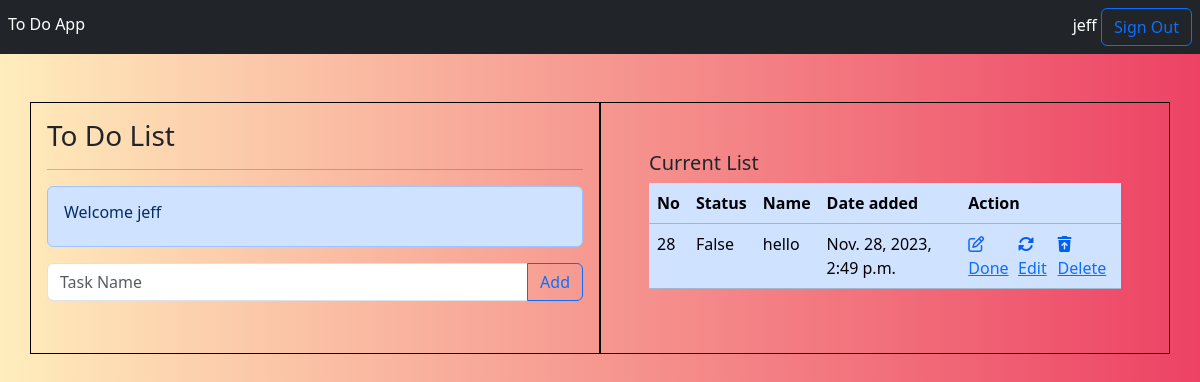
The page / (signed in) on the database its author committed.
### reminderapp/models.py (models this page shows, shortened)
class Todos(Model):
    name=CharField(max_length=200)
    date=DateTimeField(auto_now_add=True)
    user=ForeignKey(User,on_delete=CASCADE)
    status=BooleanField(default=False)

### reminderapp/views.py (the view, shortened to what this page needs)
# urls.py: path('',HomeView.as_view(),name='home'),
@method_decorator(signin_required,name='dispatch')
class HomeView(View):
    def get(self,request,*args,**kwargs):
        form=TodoForm()
        user_data=Todos.objects.filter(user=request.user).order_by('status')
        return render(request,'home.html',{'form':form,'user_data':user_data})

### reminderapp/forms.py
class TodoForm(ModelForm):
    class Meta:
        model=Todos
        fields=['name']

### reminderapp/templates/home.html (shortened to what this page needs)
<!DOCTYPE html>
<html lang="en">
<head>
    <link href="https://cdn.jsdelivr.net/npm/bootstrap@5.3.2/dist/css/bootstrap.min.css" rel="stylesheet">
    <link rel="stylesheet" href="https://cdnjs.cloudflare.com/ajax/libs/font-awesome/6.4.2/css/all.min.css" />
</head>
<body>
    <nav  class="bg-dark d-flex p-2">
        <div class="text-white mt-1">To Do App</div>
        <div class="ms-auto">
            <span class="text-white">{{request.user}}</span>
            <a type="button" href="{%url 'signout'%}" class="btn btn-outline-primary">Sign Out</a>
        </div>
    </nav>
    <div class="container">
        <div class="row mt-5">
            <div class="col-lg-6 col-12 border border-black p-3">
                <h3>To Do List</h3>
                <hr>
                <div class="alert alert-primary" role="alert">
                    <h6>Welcome {{request.user}}</h6>
                </div>
                <div>
                 <form action="" method="post" >
                    <div class="input-group mb-3">
                        <input type="text" class="form-control" name="name" placeholder="Task Name" aria-label="Name" aria-describedby="button-addon2">
                        <button class="btn btn-outline-primary" type="submit" id="button-addon2">Add</button>
                      </div>
                 </form>
                </div>
                </div>
            <div class="col-lg-6 col-12 border border-black p-5">
                <h5>Current List</h5>
                  <table class="table table-primary">
                    <tr>
                        <th>No</th>
                        <th>Status</th>
                        <th>Name</th>
                        <th>Date added</th>
                        <th>Action</th>
                    </tr>
                    {%for i in user_data%}
                    <tr>
                        <td>{{i.id}}</td>
                        <td>{{i.status}}</td>
                        <td>
                            {%if i.status == True%}
                            <span class="text-decoration-line-through">{{i.name}}</span>
                            {%else%}
                            <span>{{i.name}}</span>
                            {%endif%}
                        </td>
                        <td>{{i.date}}</td>
                        <td>
                            <div class="d-flex justify-content-evenly">
                                {%if i.status == False%}
                                <a href="{%url 'todo_update' i.id%}"><i class="fa-regular fa-pen-to-square" style="color: #1467f5;"></i>Done</a>
                                {%endif%}
                                <a href="{%url 'todo_update' i.id%}"><i class="fa-solid fa-rotate" style="color: #055df5;"></i>Edit</a>
                                <a href="{%url 'todo_delete' i.id%}"><i class="fa-solid fa-trash-arrow-up" style="color: #0060f0;"></i>Delete</a>
                            </div>
                        </td>
                    </tr>
                    {%endfor%}
                  </table>
            </div>
        </div>
    </div>
</body>
</html>

### reminderapp/templates/home.html (style rules this page uses)
body { background: #ED4264; background: -webkit-linear-gradient(to right, #FFEDBC, #ED4264); background: linear-gradient(to right, #FFEDBC, #ED4264); }

### rows shown on the page
Todos: id "28", status "False", name "hello", date "Nov. 28, 2023, 2:49 p.m.", shows "Done"

### other values the page prints
{{ request.user }} "jeff"
